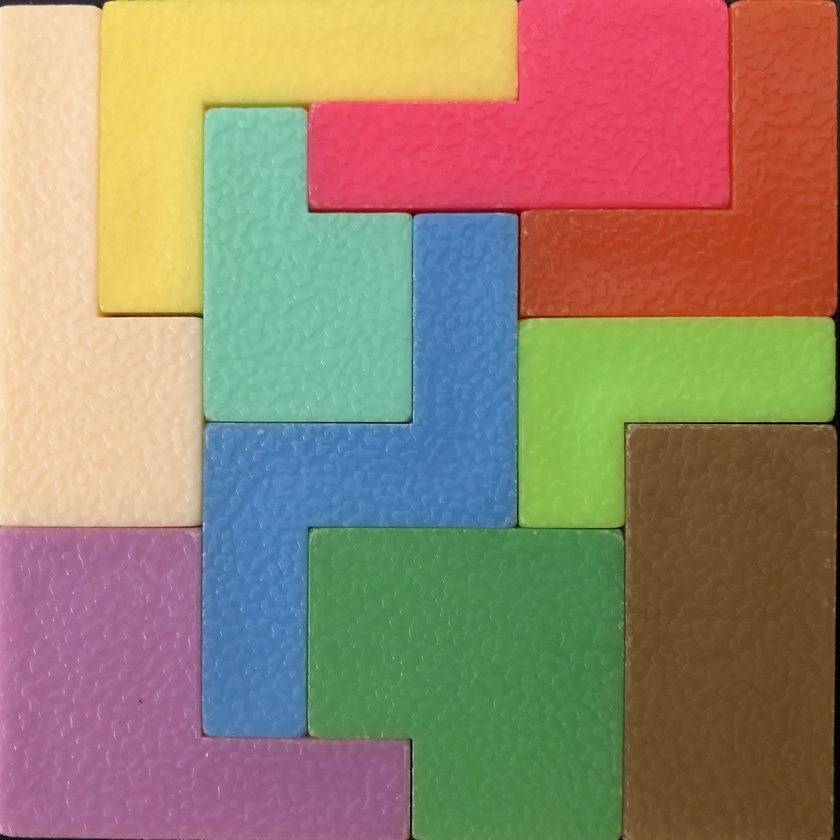
#> input picture solver/archive/image_processing/images/IMG_0390.jpg, 840 x 840 px, shrunk from 3024 x 3024 before the run; its folder holds only this picture in this run
$ jupyter execute --allow-errors iqblock4.ipynb
#> lines starting #> are read from the running program, lines starting #| are printed output that depends on the picture
## 1. Data Processing and Collection

[cell 1]
import numpy as np
import matplotlib.pyplot as plt
import matplotlib.image as mpimg
import os
import random
import webcolors

[cell 2]
def plot_grid(grid):
    plt.imshow(grid)
    plt.show()

[cell 3]
def get_grid(path):
#> called with path = 'images/IMG_0390.jpg'
    im = mpimg.imread(path)
#> im is the input picture: shape (840, 840, 3); mean R, G, B 151.6, 132.5, 109.4

    (width, height) = im.shape[0:2]
#> width = 840; height = 840
    increment = width//8
#> increment = 105

    grid = np.zeros((8,8,3), dtype = 'uint8')

    for r in range(8):
        row = r*increment
        for c in range(8):
            column = c*increment
            subset = im[column:(column + increment), row:(row + increment),]
            grid[c, r, :] = np.median(subset, axis = (0,1))
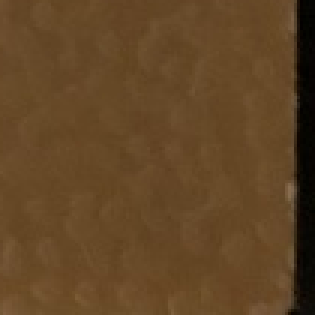
#> subset: shape (105, 105, 3) (shown 3 times larger); mean R, G, B 97.3, 69, 37.6

    return(grid)

[cell 4]
image_paths = [path for path in os.listdir("images/") if path.startswith("IMG")]
data = []
for path in image_paths:
    data.append(get_grid("images/" + path))

[cell 5]
np.random.seed(0)
#> (the rest of this cell did not finish here and is left out)

[cell 6]
data = np.array(data)
restructured_data = np.reshape(data, (data.shape[0], 64, 3))
#> restructured_data = 64 rows, first 8: [244, 214, 175], [242, 215, 105], [239, 214, 104], [236, 209, 103], [233, 202, 102], [234, 73, 104], [232, 71, 100], [194, 81, 52]

[cell 7]
np.random.seed(19)
ind = np.array(list(range(0, data.shape[0])))
#> ind = [0]
np.random.shuffle(ind)

NUM_TRAIN = 20
train_data = restructured_data[ind[0:NUM_TRAIN]]
#> train_data has the same summary as restructured_data
test_data = restructured_data[ind[NUM_TRAIN:]]
#> test_data = empty array

### Data Annotation

This simple algorithm will reduce the amount of manual input I need to perform.

[cell 8]
def pretty_print(matrix):
    s = [[str(e) for e in row] for row in matrix]
    lens = [max(map(len, col)) for col in zip(*s)]
    fmt = '\t'.join('{{:{}}}'.format(x) for x in lens)
    table = [fmt.format(*row) for row in s]
    print('\n'.join(table))

[cell 9]
def get_colour_name(rgb_triplet):
    min_colours = {}
    for key, name in webcolors.css3_hex_to_names.items():
        r_c, g_c, b_c = webcolors.hex_to_rgb(key)
        rd = (r_c - rgb_triplet[0]) ** 2
        gd = (g_c - rgb_triplet[1]) ** 2
        bd = (b_c - rgb_triplet[2]) ** 2
        min_colours[(rd + gd + bd)] = name
    return min_colours[min(min_colours.keys())]

[cell 10]
color_dict = {"khaki": "ye", "wheat": "wh", "tan": "wh", "mediumseagreen": "dg",
              "seagreen": "dg", "indianred": "pi", "lightgreen": "lg",
              "dimgrey": "pu", "steelblue": "bl", "darkolivegreen": "br",
             "chocolate": "or", "darkkhaki": "lg", "mediumaquamarine": "te", "cadetblue": "te",
             "crimson": "pi", "rosybrown": "pu", "grey": "pu"}

[cell 11]
def get_colors(grid, color_dict):
    # names = np.zeros((8,8), dtype = object)
    ournames = np.zeros((8,8), dtype = object)
    for r in range(8):
        for c in range(8):
            color = get_colour_name(grid[r,c])
            # names[r,c] = color
            ournames[r,c] = color_dict.get(color, "UNK")
    return(ournames)

[cell 12]
# annotated the first one but then realized an error - gotta annotate 19 more

truth = []
#> (the rest of this cell did not finish here and is left out)

[cell 13]
grid1 = np.reshape(train_data[0], (8,8,3))
plot_grid(grid1)
#> in plot_grid, `plt.show()`:
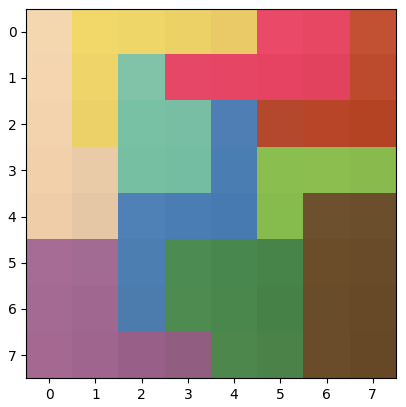
#> figure drawn by matplotlib, 1 panel

#> (a cell that did not finish here is left out)

plot_grid(grid1)

#> (a cell that did not finish here is left out)

plot_grid(grid2)

#> (a cell that did not finish here is left out)

$ run again, on solver/archive/image_processing/images/IMG_0394.jpg
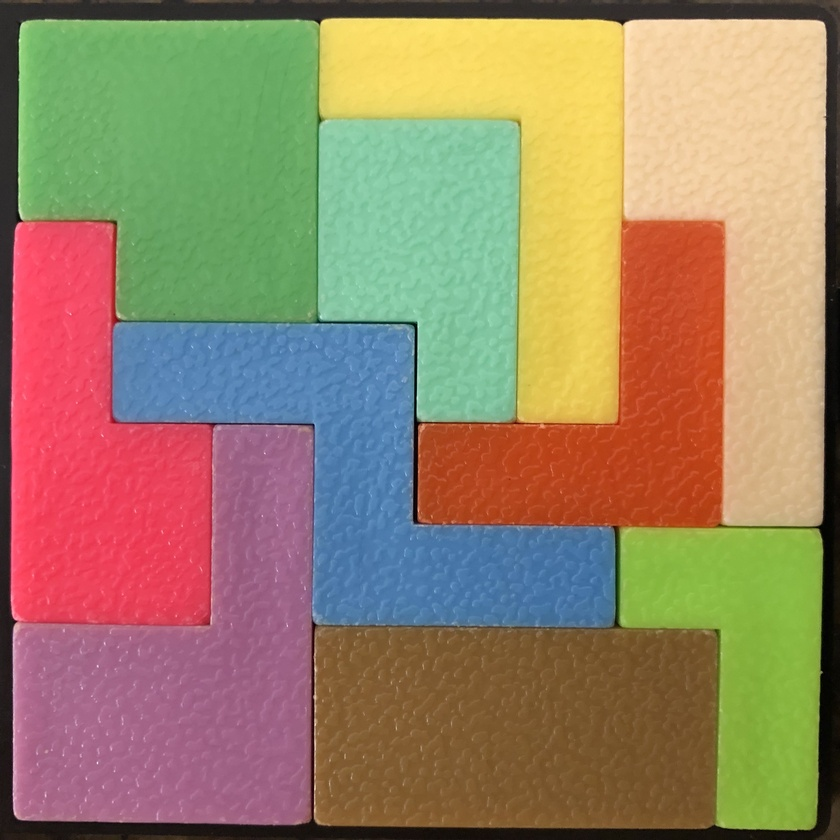
#> input picture solver/archive/image_processing/images/IMG_0394.jpg, 840 x 840 px, shrunk from 3024 x 3024 before the run
#> in get_grid, im is the input picture: shape (840, 840, 3); mean R, G, B 152.4, 130.8, 101.6
#> after the loop in get_grid, `for r in range(8):`:
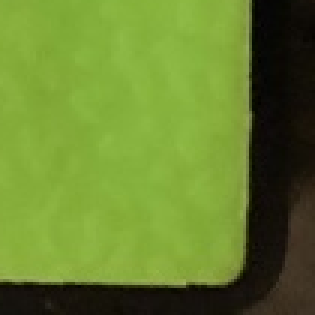
#> subset: shape (105, 105, 3) (shown 3 times larger); mean R, G, B 102.9, 129, 46.4
#> restructured_data = 64 rows, first 8: [112, 176, 104], [110, 176, 104], [106, 173, 101], [245, 219, 102], [248, 220, 101], [247, 217, 98], [243, 209, 163], [239, 205, 158]
#> train_data has the same summary as restructured_data
#> test_data = empty array
#> in plot_grid, `plt.show()`:
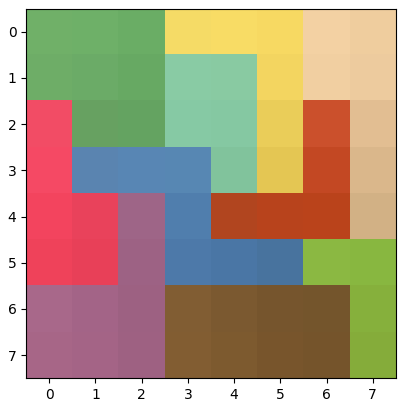
#> figure drawn by matplotlib, 1 panel

$ run again, on solver/archive/image_processing/images/IMG_0395.jpg
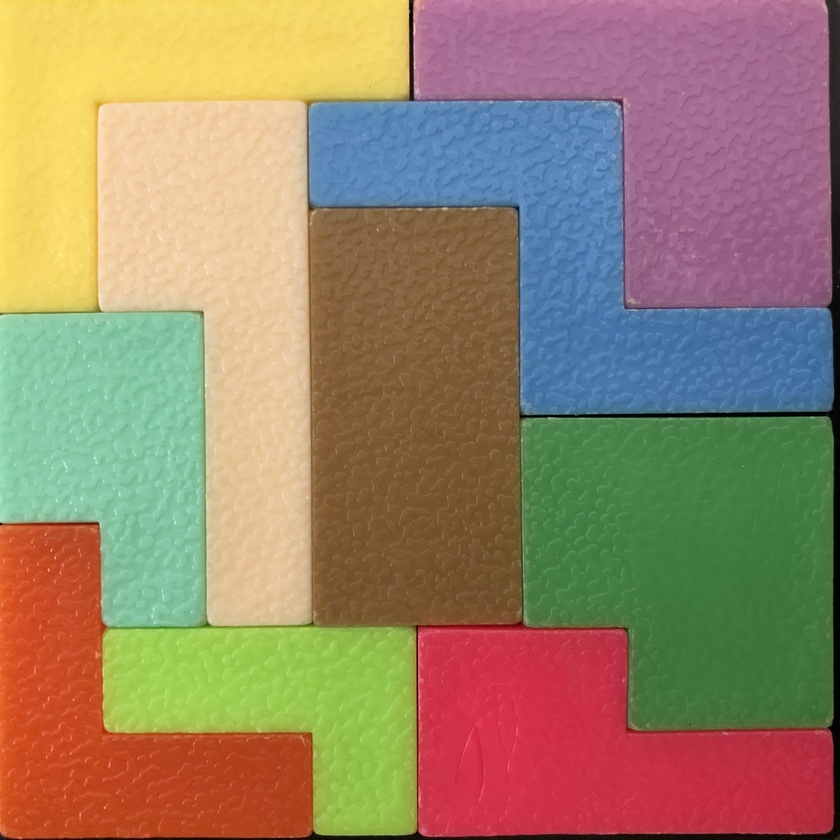
#> input picture solver/archive/image_processing/images/IMG_0395.jpg, 840 x 840 px, shrunk from 3024 x 3024 before the run
#> in get_grid, im is the input picture: shape (840, 840, 3); mean R, G, B 152.8, 131.5, 103.7
#> after the loop in get_grid, `for r in range(8):`:
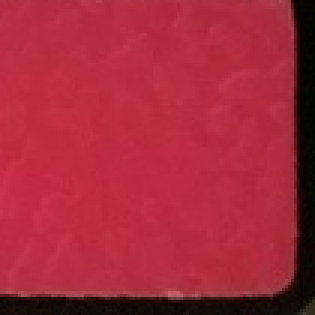
#> subset: shape (105, 105, 3) (shown 3 times larger); mean R, G, B 164.5, 41, 56.9
#> restructured_data = 64 rows, first 8: [247, 217, 99], [247, 217, 101], [245, 216, 102], [240, 212, 103], [170, 112, 151], [169, 111, 152], [168, 110, 149], [165, 107, 143]
#> train_data has the same summary as restructured_data
#> test_data = empty array
#> in plot_grid, `plt.show()`:
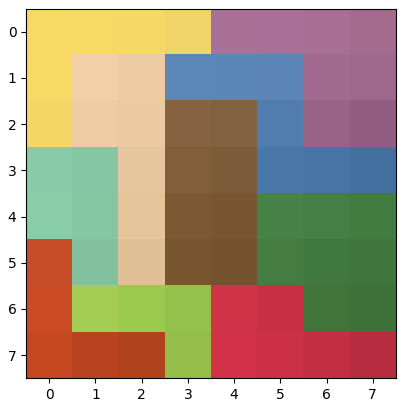
#> figure drawn by matplotlib, 1 panel

$ run again, on solver/archive/image_processing/images/IMG_0396.jpg
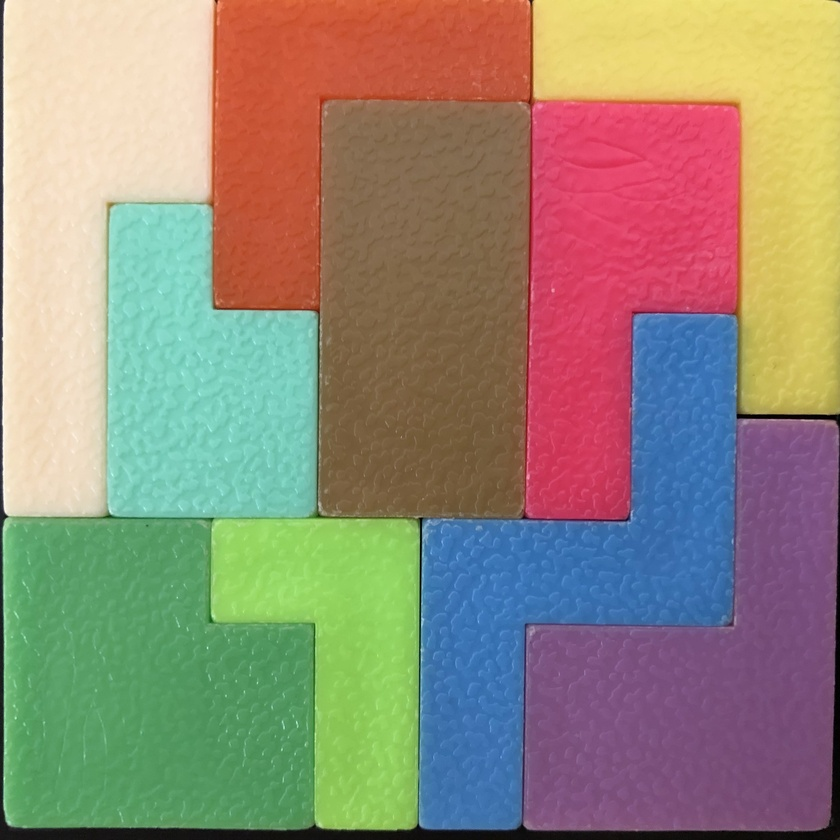
#> input picture solver/archive/image_processing/images/IMG_0396.jpg, 840 x 840 px, shrunk from 3024 x 3024 before the run
#> in get_grid, im is the input picture: shape (840, 840, 3); mean R, G, B 147.8, 137.3, 119.6
#> after the loop in get_grid, `for r in range(8):`:
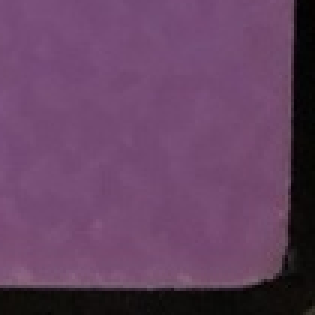
#> subset: shape (105, 105, 3) (shown 3 times larger); mean R, G, B 101.3, 65.8, 97.8
#> restructured_data = 64 rows, first 8: [246, 224, 194], [246, 224, 197], [206, 89, 57], [200, 88, 60], [196, 87, 60], [235, 214, 117], [236, 217, 115], [233, 215, 113]
#> train_data has the same summary as restructured_data
#> test_data = empty array
#> in plot_grid, `plt.show()`:
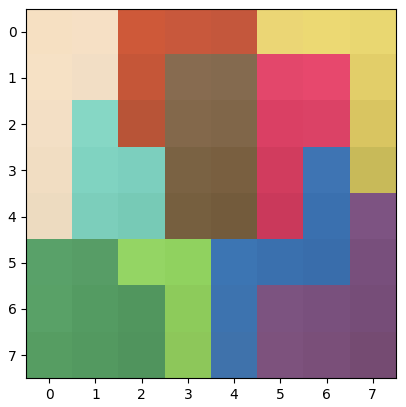
#> figure drawn by matplotlib, 1 panel

$ run again, on solver/archive/image_processing/images/IMG_0391.jpg
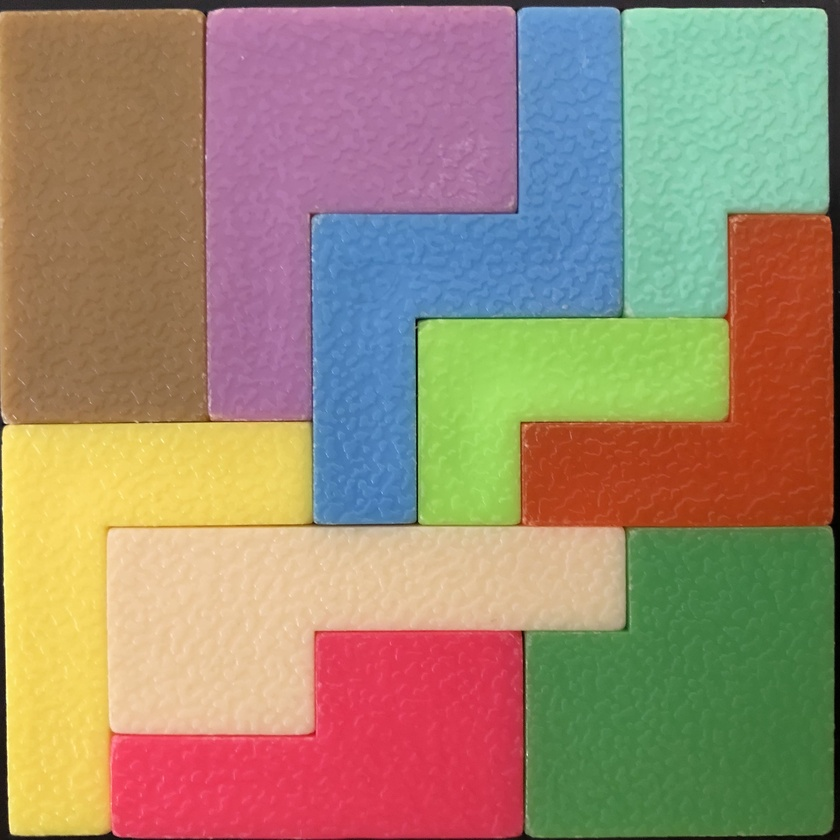
#> input picture solver/archive/image_processing/images/IMG_0391.jpg, 840 x 840 px, shrunk from 3024 x 3024 before the run
#> in get_grid, im is the input picture: shape (840, 840, 3); mean R, G, B 157.5, 136.7, 112
#> after the loop in get_grid, `for r in range(8):`:
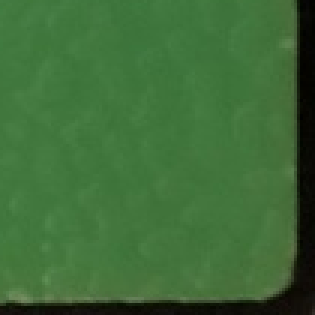
#> subset: shape (105, 105, 3) (shown 3 times larger); mean R, G, B 61.8, 107.2, 55.7
#> restructured_data = 64 rows, first 8: [154, 118, 79], [153, 117, 80], [178, 119, 163], [177, 118, 162], [173, 117, 160], [97, 146, 199], [138, 208, 178], [138, 205, 176]
#> train_data has the same summary as restructured_data
#> test_data = empty array
#> in plot_grid, `plt.show()`:
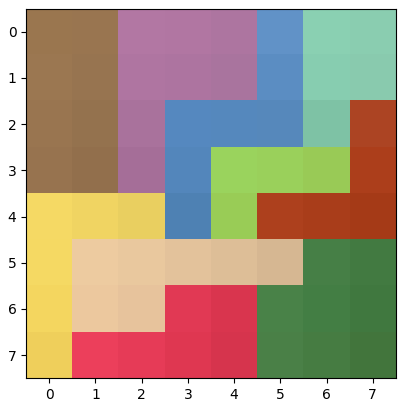
#> figure drawn by matplotlib, 1 panel
